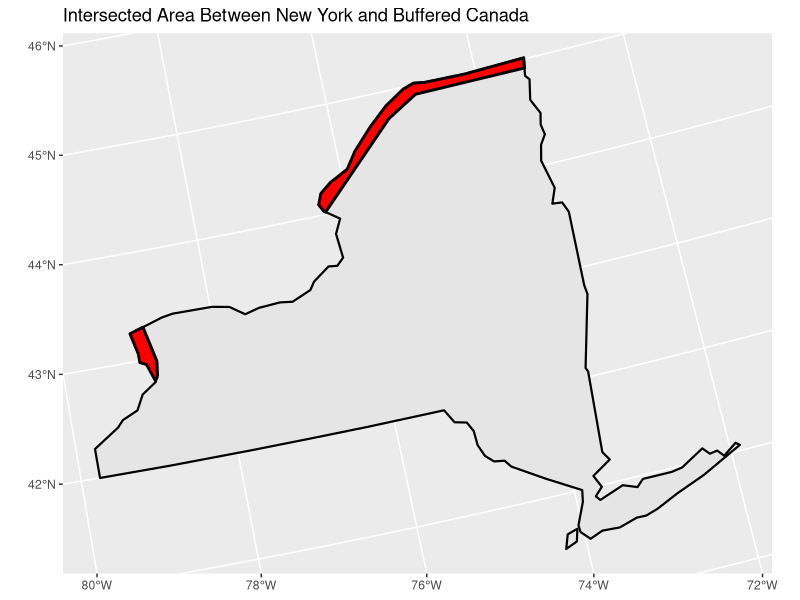

Here is the R script that generated this plot:
#install.packages("sf")
#install.packages("spData")
library(sf) #Handing spatial data
library(spData) 
library(tidyverse)
library(units)

data(world)
temp_world <- world #temporary datasets of world and us_states
data(us_states)
temp_usstates <- us_states

albers="+proj=aea +lat_1=29.5 +lat_2=45.5 +lat_0=37.5 +lon_0=-96 +x_0=0 +y_0=0 +ellps=GRS80 +datum=NAD83 +units=m +no_defs"
#Albers Equal Area projection
?st_transform
?st_buffer
#Transforming the world data to albers projection
transformed_world_data <- st_transform(temp_world,albers)

temp_filtered_data <- transformed_world_data %>% 
                      filter(name_long=="Canada") #Filtering only data with Canada
canada <- st_buffer(temp_filtered_data,dist=10000) 


transformed_usstaes_data <- st_transform(temp_usstates,albers) # Creates a buffer around Canada's 
  #borders by 10,000 meters (10 km)

new_york <- transformed_usstaes_data %>%
                            filter(NAME=="New York") #Filtering with New York State

border <-st_intersection(canada,new_york) #Calculates the intersection between
# the buffered  Canada polygon and New York State. 

ggplot() +
  geom_sf(data = new_york, color = "black",linewidth=0.75) +
  geom_sf(data = border, fill = "red1",color="black",linewidth=1) +
  theme_grey() +
  labs(title = "Intersected Area Between New York and Buffered Canada")

border_area_m2 <-st_area(border) #Calculates the area of the border
border_area_km2 <-set_units(border_area_m2, km^2) #Converts the area from square meters to square kilometers

border_area_km2
border_area_m2
